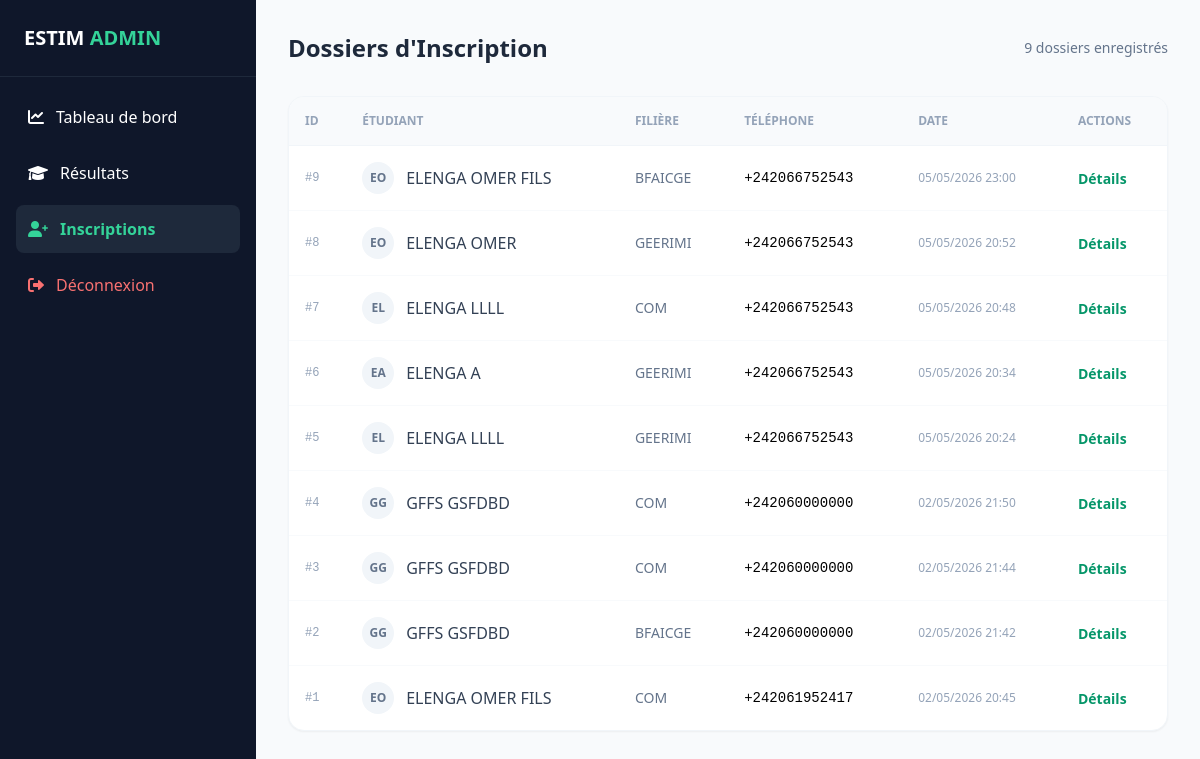
Page /api/dashboard/inscriptions/ (signed in) on the earlier database version.
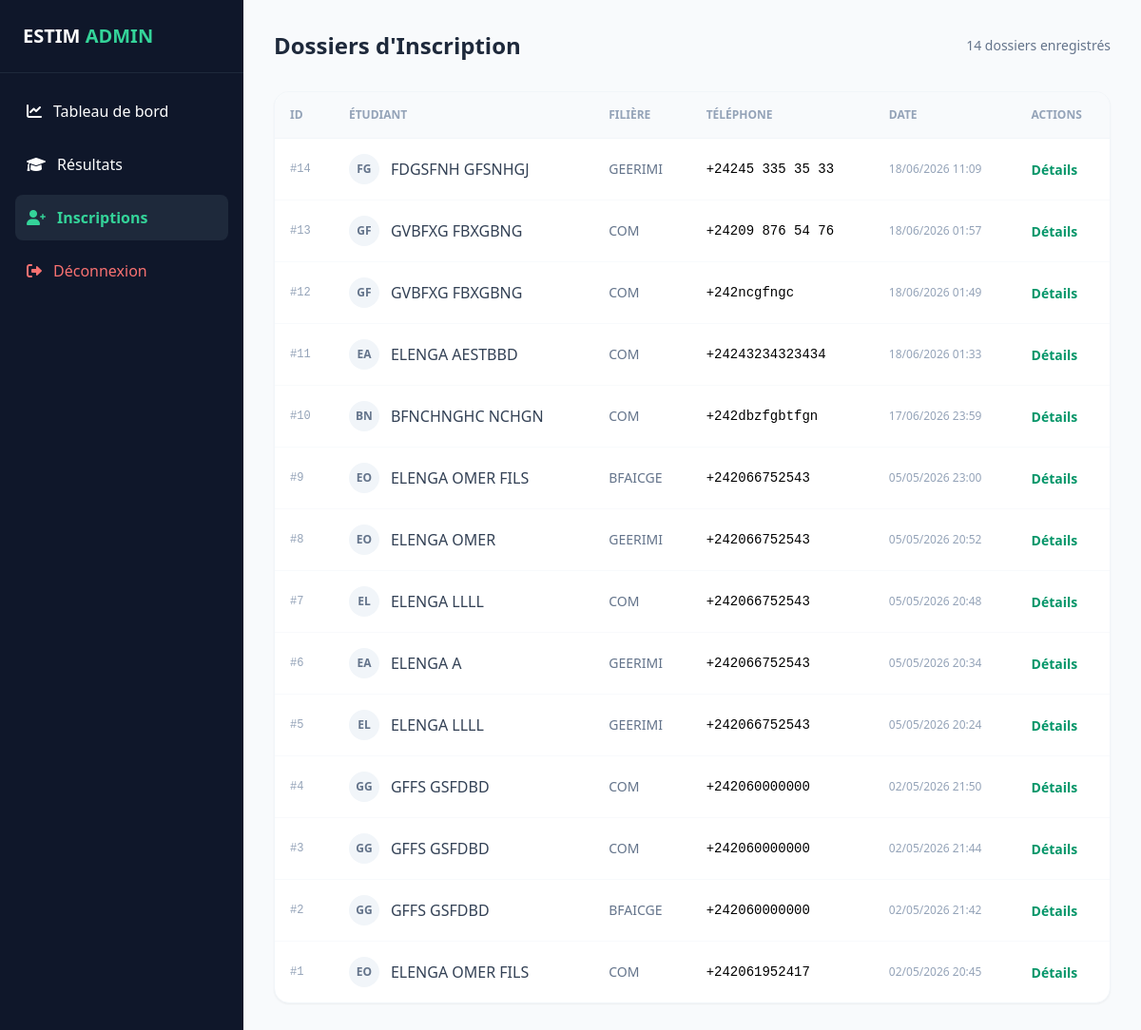
Same page on the later database version.
### inscription/models.py (models this page shows, shortened)
class Inscription(models.Model):
    target_etablissement = models.CharField(max_length=255, verbose_name="ESTIM d'inscription")
    annee_academique = models.CharField(max_length=20, null=True, blank=True, verbose_name="Année Académique")
    student_id = models.CharField(max_length=8, unique=True, null=True, blank=True, verbose_name="ID Étudiant")
    photo = models.ImageField(upload_to="inscriptions/photos/", null=True, blank=True, verbose_name="Photo d'identité")
    last_name = models.CharField(max_length=255, verbose_name="Nom(s)")
    first_name = models.CharField(max_length=255, verbose_name="Prénom(s)")
    dob = models.DateField(verbose_name="Date de naissance")
    pob = models.CharField(max_length=255, verbose_name="Lieu de naissance")
    sexe = models.CharField(max_length=1, choices=[('M', 'Masculin'), ('F', 'Féminin')])
    nationalite = models.CharField(max_length=100, verbose_name="Nationalité")
    phone = models.CharField(max_length=20, verbose_name="Téléphone / WhatsApp")
    email = models.EmailField(verbose_name="Email", null=True, blank=True)
    adresse = models.CharField(max_length=255, verbose_name="Adresse")
    tuteur = models.CharField(max_length=255, verbose_name="Nom du tuteur")
    tel_tuteur = models.CharField(max_length=20, verbose_name="Tél. du tuteur")
    civil = models.CharField(max_length=50, verbose_name="Statut matrimonial")
    occupation = models.CharField(max_length=50, verbose_name="Occupation actuelle")
    profession = models.CharField(max_length=255, verbose_name="Profession / Métier", null=True, blank=True)
    bac_serie = models.CharField(max_length=50, verbose_name="Baccalauréat série")
    bac_annee = models.CharField(max_length=10, verbose_name="Année d'obtention")
    bac_etablissement = models.CharField(max_length=255, verbose_name="Établissement du BAC")
    dernier_etab = models.CharField(max_length=255, verbose_name="Dernier établissement fréquenté")
    dernier_annee = models.CharField(max_length=10, verbose_name="Année")
    dernier_option = models.CharField(max_length=100, verbose_name="Option (Études précédentes)")
    choix_cycle = models.CharField(max_length=100, verbose_name="Cycle souhaité")
    choix_filiere = models.CharField(max_length=255, verbose_name="Filière principale")
    alternative_filiere = models.CharField(max_length=255, verbose_name="Filière alternative", null=True, blank=True)
    info_level = models.CharField(max_length=50, verbose_name="Niveau en Informatique", null=True, blank=True)
    created_at = models.DateTimeField(auto_now_add=True)

### campus/dashboard_views.py (the view)
# urls.py: path('dashboard/inscriptions/', dashboard_inscriptions, name='dashboard_inscriptions'),
@login_required
@user_passes_test(is_admin)
def dashboard_inscriptions(request):
    from inscription.models import Inscription
    inscriptions = Inscription.objects.all().order_by('-created_at')
    return render(request, 'dashboard/inscriptions.html', {'inscriptions': inscriptions})

### campus/dashboard_views.py (called while the page is built)
def is_admin(user):
    return user.is_authenticated and user.is_staff

### campus/templates/dashboard/inscriptions.html (shortened to what this page needs)
<!DOCTYPE html>
<html lang="fr">
<head>
    <script src="https://cdn.tailwindcss.com"></script>
    <link href="https://cdnjs.cloudflare.com/ajax/libs/font-awesome/6.0.0/css/all.min.css" rel="stylesheet">
</head>
<body class="bg-slate-50 flex min-h-screen">
    <aside class="w-64 bg-slate-900 text-white flex flex-col">
        <div class="p-6 border-b border-slate-800"><h1 class="text-xl font-bold">ESTIM <span class="text-emerald-400">ADMIN</span></h1></div>
        <nav class="flex-1 p-4 space-y-2">
            <a href="/api/dashboard/" class="flex items-center space-x-3 p-3 hover:bg-slate-800 rounded-lg transition">
                <i class="fas fa-chart-line"></i><span>Tableau de bord</span>
            </a>
            <a href="/api/dashboard/results/" class="flex items-center space-x-3 p-3 hover:bg-slate-800 rounded-lg transition">
                <i class="fas fa-graduation-cap"></i><span>Résultats</span>
            </a>
            <a href="/api/dashboard/inscriptions/" class="flex items-center space-x-3 p-3 bg-slate-800 rounded-lg text-emerald-400 font-bold">
                <i class="fas fa-user-plus"></i><span>Inscriptions</span>
            </a>
            <a href="/admin/logout/" class="flex items-center space-x-3 p-3 hover:bg-red-900/20 text-red-400 rounded-lg transition mt-8">
                <i class="fas fa-sign-out-alt"></i><span>Déconnexion</span>
            </a>
        </nav>
    </aside>
    <main class="flex-1 p-8 overflow-y-auto">
        <header class="mb-8 flex justify-between items-center">
            <h2 class="text-2xl font-bold text-slate-800">Dossiers d'Inscription</h2>
            <span class="text-slate-500 text-sm">{{ inscriptions|length }} dossiers enregistrés</span>
        </header>
        <div class="bg-white rounded-2xl shadow-sm border border-slate-100 overflow-hidden">
            <table class="w-full text-left border-collapse">
                <thead class="bg-slate-50 border-b border-slate-100">
                    <tr>
                        <th class="p-4 text-xs font-bold text-slate-400 uppercase">ID</th>
                        <th class="p-4 text-xs font-bold text-slate-400 uppercase">Étudiant</th>
                        <th class="p-4 text-xs font-bold text-slate-400 uppercase">Filière</th>
                        <th class="p-4 text-xs font-bold text-slate-400 uppercase">Téléphone</th>
                        <th class="p-4 text-xs font-bold text-slate-400 uppercase">Date</th>
                        <th class="p-4 text-xs font-bold text-slate-400 uppercase">Actions</th>
                    </tr>
                </thead>
                <tbody class="divide-y divide-slate-50">
                    {% for ins in inscriptions %}
                    <tr class="hover:bg-slate-50/50 transition">
                        <td class="p-4 font-mono text-xs text-slate-400">#{{ ins.id }}</td>
                        <td class="p-4">
                            <div class="flex items-center space-x-3">
                                <div class="w-8 h-8 rounded-full bg-slate-100 flex items-center justify-center text-slate-500 text-xs font-bold">
                                    {{ ins.last_name|slice:":1" }}{{ ins.first_name|slice:":1" }}
                                </div>
                                <span class="font-medium text-slate-700">{{ ins.last_name }} {{ ins.first_name }}</span>
                            </div>
                        </td>
                        <td class="p-4 text-sm text-slate-500">{{ ins.choix_filiere }}</td>
                        <td class="p-4 text-sm font-mono">{{ ins.phone }}</td>
                        <td class="p-4 text-xs text-slate-400">{{ ins.created_at|date:"d/m/Y H:i" }}</td>
                        <td class="p-4">
                            <a href="/admin/inscription/inscription/{{ ins.id }}/change/" class="text-emerald-600 hover:text-emerald-700 text-sm font-bold">Détails</a>
                        </td>
                    </tr>
                    {% endfor %}
                </tbody>
            </table>
        </div>
    </main>
</body>
</html>

Differences in the rows shown:
added Inscription: id "14", last_name "F", first_name "G", last_name "FDGSFNH", first_name "GFSNHGJ", choix_filiere "GEERIMI", phone "+24245 335 35 33", created_at "18/06/2026 11:09"
added Inscription: id "13", last_name "G", first_name "F", last_name "GVBFXG", first_name "FBXGBNG", choix_filiere "COM", phone "+24209 876 54 76", created_at "18/06/2026 01:57"
added Inscription: id "12", last_name "G", first_name "F", last_name "GVBFXG", first_name "FBXGBNG", choix_filiere "COM", phone "+242ncgfngc", created_at "18/06/2026 01:49"
added Inscription: id "11", last_name "E", first_name "A", last_name "ELENGA", first_name "AESTBBD", choix_filiere "COM", phone "+24243234323434", created_at "18/06/2026 01:33"
added Inscription: id "10", last_name "B", first_name "N", last_name "BFNCHNGHC", first_name "NCHGN", choix_filiere "COM", phone "+242dbzfgbtfgn", created_at "17/06/2026 23:59"
Other differences:
{{ inscriptions|length }}: "9" → "14"
